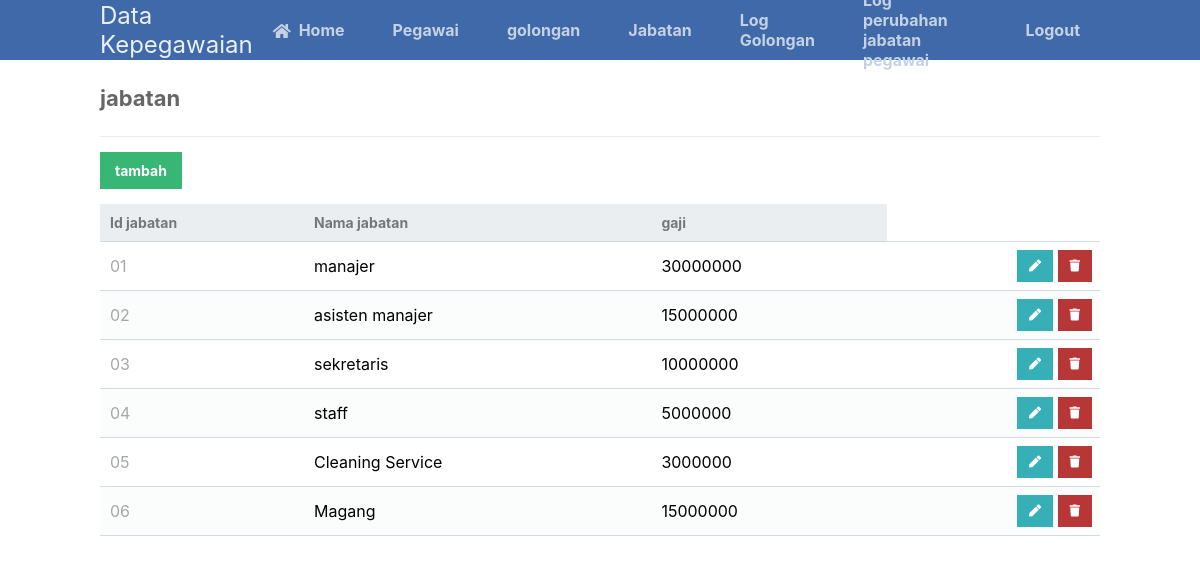
Screenshot of /jabatan.php (signed in) with the database file from the repository.
### tables this page shows
CREATE TABLE `jabatan` (
  `id_jabatan` varchar(2) NOT NULL,
  `nama_jabatan` varchar(30) NOT NULL,
  `gaji` int(10) NOT NULL
);

### jabatan.php (the view, shortened to what this page needs)
<?php
include 'functions.php';
$pdo = pdo_connect_mysql();
$page = isset($_GET['page']) && is_numeric($_GET['page']) ? (int)$_GET['page'] : 1;
$records_per_page = 100;
$stmt = $pdo->prepare('SELECT * FROM jabatan ORDER BY id_jabatan LIMIT :current_page, :record_per_page');
$stmt->bindValue(':current_page', ($page-1)*$records_per_page, PDO::PARAM_INT);
$stmt->bindValue(':record_per_page', $records_per_page, PDO::PARAM_INT);
$stmt->execute();
$contacts = $stmt->fetchAll(PDO::FETCH_ASSOC);
?>
<?=template_header('Read')?>
<div class="content read">
	<h2>jabatan</h2>
	<a href="create-jabatan.php" class="create-contact">tambah</a>
	<table>
        <thead>
            <tr>
                <td>Id jabatan</td>
                <td>Nama jabatan</td>
                <td>gaji</td>
            </tr>
        </thead>
        <tbody>
            <?php foreach ($contacts as $contact): ?>
            <tr>
                <td><?=$contact['id_jabatan']?></td>
                <td><?=$contact['nama_jabatan']?></td>
                <td><?=$contact['gaji']?></td>
                <td class="actions">
                    <a href="update-jabatan.php?id_jabatan=<?=$contact['id_jabatan']?>" class="edit"><i class="fas fa-pen fa-xs"></i></a>
                    <a href="delete-jabatan.php?id_jabatan=<?=$contact['id_jabatan']?>" class="trash"><i class="fas fa-trash fa-xs"></i></a>
                </td>
            </tr>
            <?php endforeach; ?>
        </tbody>
    </table>
</div>
<?=template_footer()?>

### style.css (style rules this page uses)
* { box-sizing: border-box; font-family: -apple-system, BlinkMacSystemFont, "segoe ui", roboto, oxygen, ubuntu, cantarell, "fira sans", "droid sans", "helvetica neue", Arial, sans-serif; font-size: 16px; -webkit-font-smoothing: antialiased; -moz-osx-font-smoothing: grayscale; }
body { background-color: #FFFFFF; margin: 0; }
.content { width: 1000px; margin: 0 auto; }
.content h2 { margin: 0; padding: 25px 0; font-size: 22px; border-bottom: 1px solid #ebebeb; color: #666666; }
.read .create-contact { display: inline-block; text-decoration: none; background-color: #38b673; font-weight: bold; font-size: 14px; color: #FFFFFF; padding: 10px 15px; margin: 15px 0; }
.read table { width: 100%; padding-top: 30px; border-collapse: collapse; }
.read table thead { background-color: #ebeef1; border-bottom: 1px solid #d3dae0; }
.read table thead td { padding: 10px; font-weight: bold; color: #767779; font-size: 14px; }
.read table tbody tr { border-bottom: 1px solid #d3dae0; }
.read table tbody tr:nth-child(even) { background-color: #fbfcfc; }
.read table tbody tr td { padding: 10px; }
.read table tbody tr td:nth-child(1) { color: #a5a7a9; }
.read table tbody tr td.actions { padding: 8px; text-align: right; }
.read table tbody tr td.actions .edit, .read table tbody tr td.actions .trash { display: inline-flex; text-align: right; text-decoration: none; color: #FFFFFF; padding: 10px 12px; }
.read table tbody tr td.actions .trash { background-color: #b73737; }
.read table tbody tr td.actions .edit { background-color: #37afb7; }

### rows the page displays
jabatan: id_jabatan "01", nama_jabatan "manajer", gaji "30000000"
jabatan: id_jabatan "02", nama_jabatan "asisten manajer", gaji "15000000"
jabatan: id_jabatan "03", nama_jabatan "sekretaris", gaji "10000000"
jabatan: id_jabatan "04", nama_jabatan "staff", gaji "5000000"
jabatan: id_jabatan "05", nama_jabatan "Cleaning Service", gaji "3000000"
jabatan: id_jabatan "06", nama_jabatan "Magang", gaji "15000000"
